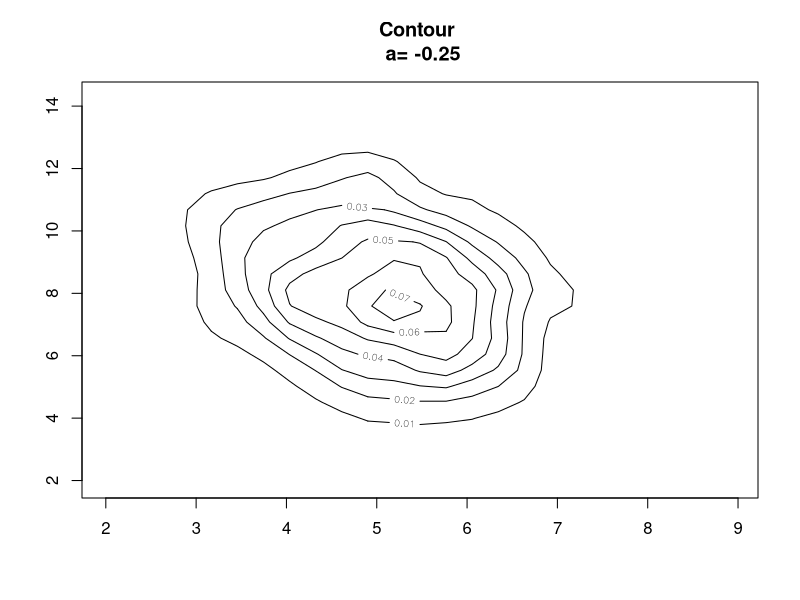
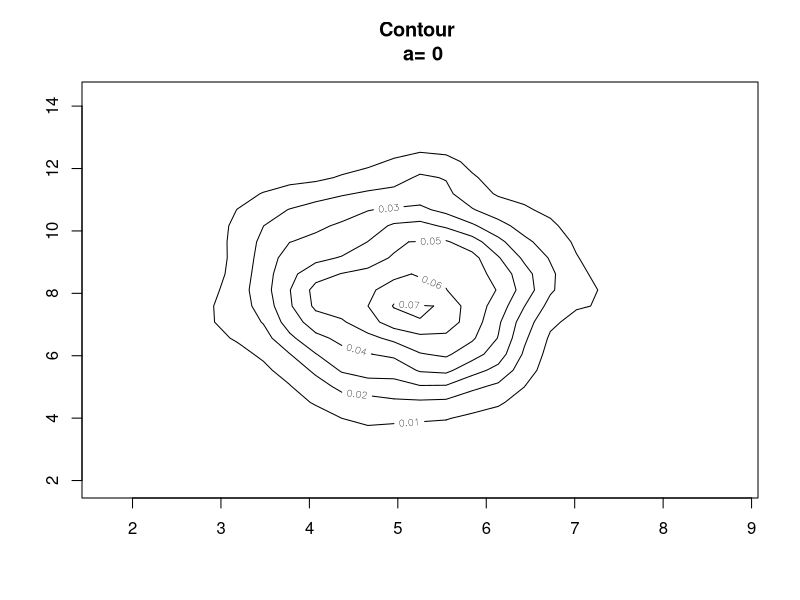
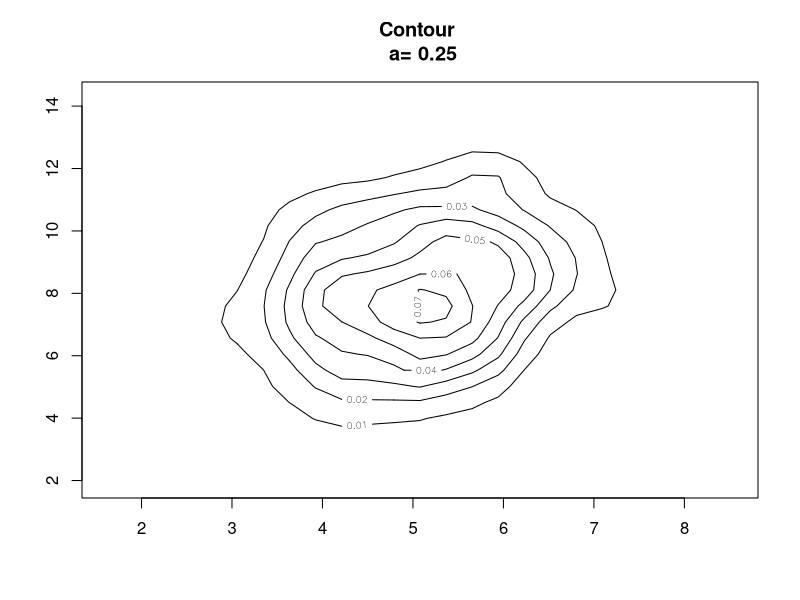

Write the R code that produced these figures, in order.
library("lattice")
library("MASS")
x1<-vector()
x2<-vector()
z1<-vector()
z2<-vector()
y<-vector()
main<-function(a)
{
	set.seed(16673)
	z1=rnorm(1000)
	z2=rnorm(1000)
	x2<-8+2*z1
	x1<-5+(a/2)*(x2-8)+sqrt(1-a^2)*z2		
	for(i in 1:1000)
	{
		cat(x1[i],x2[i],"\n")
	}
	cat("the mean of x1 is :",mean(x1),"\n")
	cat("the mean of x2 is :",mean(x2),"\n")
	cat("the var of x1 is :",var(x1),"\n")
	cat("the var of x2 is :",var(x2),"\n")
	cat("the covar  is :",cov(x1,x2),"\n")
	cat("the correlation  is :",cor(x1,x2),"\n")
	y<-kde2d(x1,x2)
	contour(y,main=paste("Contour","\n","a=",paste(a)))
}
main(-0.25)
x11()
main(0)
x11()
main(0.25)